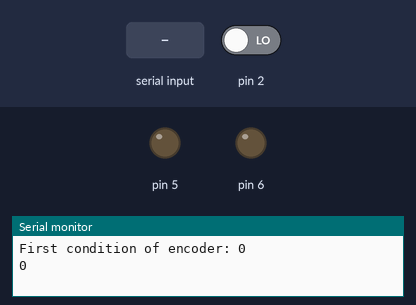
A sketch run on a simulated Arduino Uno, built with avr-gcc and run on an emulated ATmega328P. Parts: output pins drawn as LEDs (lit = HIGH), the last lines printed to the serial monitor. The test bench sets the inputs (shaded band); at power-on: pin 2 LOW.

Above: at 1.2 s.
1.3 s: "90,45\n" received over Serial
At 2.5 s:
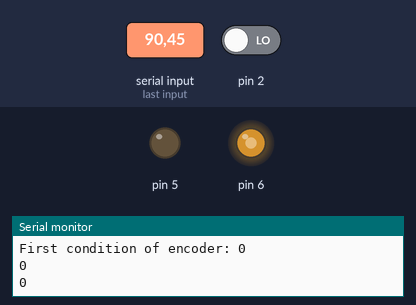
3.5 s: pin 2 driven HIGH
Timing chart, 0 to 6.5 s (numbered marks = the images above; inputs shaded):
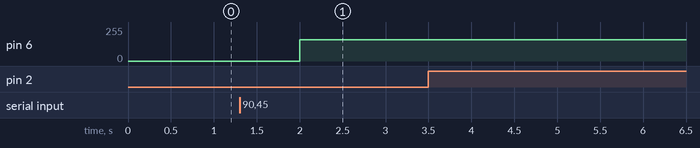

The sketch:

attempt.ino
```cpp
volatile unsigned long encoderPos = 0;
int motor_value = 160;
unsigned int integerValue=0;  // Max value is 65535
int incomingByte;
int initState;
volatile bool STOP = false;
int motorDelay = 10;

void setup(){

  Serial.begin(9600);
  Serial.setTimeout(10);
  pinMode(2, INPUT);
  pinMode(5, OUTPUT);
  pinMode(6, OUTPUT);

  initState = digitalRead(2);

  Serial.print("First condition of encoder: ");
  Serial.println(initState);

  attachInterrupt(digitalPinToInterrupt(2), encoder, CHANGE);


}

void loop(){
  integerValue = 0;

  if (Serial.available() > 0) {
      integerValue = 0;
      while(1) {
        incomingByte = Serial.read();
        if (incomingByte == '\n') break;
        if (incomingByte == -1) continue;
        integerValue *= 10;
        integerValue = ((incomingByte - 48) + integerValue);
      }
  }

  for (int i = 0; i < integerValue; i++){
    stepValue();
    delay(4);
    //delay(motorDelay);
/*
    while(encoder_pos != i){

      if (encoder_pos > i) i++;

      else{
        for(int j = 0; j < i - encoder_pos; j++){
          stepValue();
        }
      }

    }
*/
  }

  delay (1000);

  Serial.println(encoderPos);

}

void stepValue(){

  while(!STOP){

  analogWrite(6, motor_value);
  digitalWrite(5, LOW);

  }

  digitalWrite(5, LOW);
  digitalWrite(6, LOW);

  STOP = false;
}

void encoder(){
  STOP = true;
  encoderPos++;
}
```

Measured:
- after the input at 1.3 s, pin 6: 0/255 → 160/255 after 0.70 s
